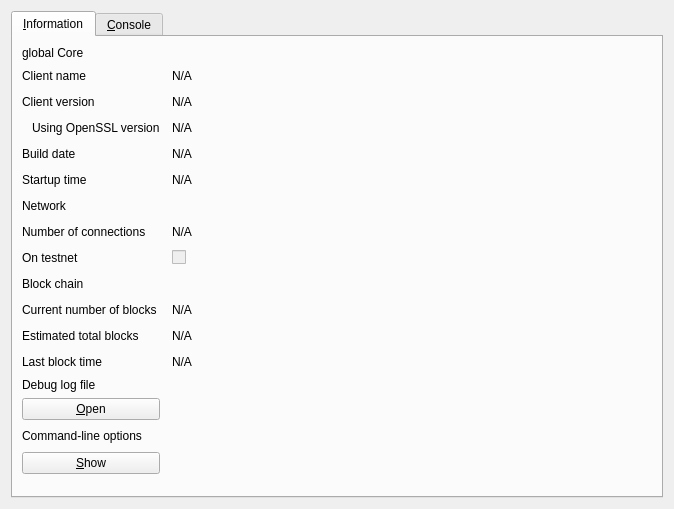
<?xml version="1.0" encoding="UTF-8"?>
<ui version="4.0">
 <class>RPCConsole</class>
 <widget class="QDialog" name="RPCConsole">
  <property name="geometry">
   <rect>
    <x>0</x>
    <y>0</y>
    <width>674</width>
    <height>509</height>
   </rect>
  </property>
  <property name="windowTitle">
   <string>global - Debug window</string>
  </property>
  <layout class="QVBoxLayout" name="verticalLayout_2">
   <item>
    <widget class="QTabWidget" name="tabWidget">
     <property name="currentIndex">
      <number>0</number>
     </property>
     <widget class="QWidget" name="tab_info">
      <attribute name="title">
       <string>&amp;Information</string>
      </attribute>
      <layout class="QGridLayout" name="gridLayout" columnstretch="0,1,0,0">
       <property name="horizontalSpacing">
        <number>12</number>
       </property>
       <item row="12" column="0">
        <widget class="QLabel" name="label_2">
         <property name="text">
          <string>Last block time</string>
         </property>
        </widget>
       </item>
       <item row="9" column="0">
        <widget class="QLabel" name="label_10">
         <property name="font">
          <font>
           <weight>50</weight>
           <bold>false</bold>
          </font>
         </property>
         <property name="text">
          <string>Block chain</string>
         </property>
        </widget>
       </item>
       <item row="8" column="1">
        <widget class="QCheckBox" name="isTestNet">
         <property name="enabled">
          <bool>false</bool>
         </property>
         <property name="text">
          <string/>
         </property>
        </widget>
       </item>
       <item row="11" column="1">
        <widget class="QLabel" name="totalBlocks">
         <property name="cursor">
          <cursorShape>IBeamCursor</cursorShape>
         </property>
         <property name="text">
          <string>N/A</string>
         </property>
         <property name="textFormat">
          <enum>Qt::PlainText</enum>
         </property>
         <property name="textInteractionFlags">
          <set>Qt::LinksAccessibleByMouse|Qt::TextSelectableByKeyboard|Qt::TextSelectableByMouse</set>
         </property>
        </widget>
       </item>
       <item row="10" column="0">
        <widget class="QLabel" name="label_3">
         <property name="text">
          <string>Current number of blocks</string>
         </property>
        </widget>
       </item>
       <item row="7" column="1">
        <widget class="QLabel" name="numberOfConnections">
         <property name="cursor">
          <cursorShape>IBeamCursor</cursorShape>
         </property>
         <property name="text">
          <string>N/A</string>
         </property>
         <property name="textFormat">
          <enum>Qt::PlainText</enum>
         </property>
         <property name="textInteractionFlags">
          <set>Qt::LinksAccessibleByMouse|Qt::TextSelectableByKeyboard|Qt::TextSelectableByMouse</set>
         </property>
        </widget>
       </item>
       <item row="7" column="0">
        <widget class="QLabel" name="label_7">
         <property name="text">
          <string>Number of connections</string>
         </property>
        </widget>
       </item>
       <item row="10" column="1">
        <widget class="QLabel" name="numberOfBlocks">
         <property name="cursor">
          <cursorShape>IBeamCursor</cursorShape>
         </property>
         <property name="text">
          <string>N/A</string>
         </property>
         <property name="textFormat">
          <enum>Qt::PlainText</enum>
         </property>
         <property name="textInteractionFlags">
          <set>Qt::LinksAccessibleByMouse|Qt::TextSelectableByKeyboard|Qt::TextSelectableByMouse</set>
         </property>
        </widget>
       </item>
       <item row="8" column="0">
        <widget class="QLabel" name="label_8">
         <property name="text">
          <string>On testnet</string>
         </property>
        </widget>
       </item>
       <item row="11" column="0">
        <widget class="QLabel" name="label_4">
         <property name="text">
          <string>Estimated total blocks</string>
         </property>
        </widget>
       </item>
       <item row="4" column="2">
        <spacer name="horizontalSpacer">
         <property name="orientation">
          <enum>Qt::Horizontal</enum>
         </property>
         <property name="sizeHint" stdset="0">
          <size>
           <width>40</width>
           <height>20</height>
          </size>
         </property>
        </spacer>
       </item>
       <item row="1" column="2">
        <spacer name="horizontalSpacer_2">
         <property name="orientation">
          <enum>Qt::Horizontal</enum>
         </property>
         <property name="sizeHint" stdset="0">
          <size>
           <width>40</width>
           <height>20</height>
          </size>
         </property>
        </spacer>
       </item>
       <item row="2" column="2">
        <spacer name="horizontalSpacer_3">
         <property name="orientation">
          <enum>Qt::Horizontal</enum>
         </property>
         <property name="sizeHint" stdset="0">
          <size>
           <width>40</width>
           <height>20</height>
          </size>
         </property>
        </spacer>
       </item>
       <item row="3" column="2">
        <spacer name="horizontalSpacer_4">
         <property name="orientation">
          <enum>Qt::Horizontal</enum>
         </property>
         <property name="sizeHint" stdset="0">
          <size>
           <width>40</width>
           <height>20</height>
          </size>
         </property>
        </spacer>
       </item>
       <item row="4" column="0">
        <widget class="QLabel" name="label_12">
         <property name="text">
          <string>Build date</string>
         </property>
        </widget>
       </item>
       <item row="3" column="1">
        <widget class="QLabel" name="openSSLVersion">
         <property name="cursor">
          <cursorShape>IBeamCursor</cursorShape>
         </property>
         <property name="text">
          <string>N/A</string>
         </property>
         <property name="textFormat">
          <enum>Qt::PlainText</enum>
         </property>
         <property name="textInteractionFlags">
          <set>Qt::LinksAccessibleByMouse|Qt::TextSelectableByKeyboard|Qt::TextSelectableByMouse</set>
         </property>
        </widget>
       </item>
       <item row="0" column="0">
        <widget class="QLabel" name="label_9">
         <property name="font">
          <font>
           <weight>50</weight>
           <bold>false</bold>
          </font>
         </property>
         <property name="text">
          <string>global Core</string>
         </property>
        </widget>
       </item>
       <item row="2" column="0">
        <widget class="QLabel" name="label_6">
         <property name="text">
          <string>Client version</string>
         </property>
        </widget>
       </item>
       <item row="1" column="0">
        <widget class="QLabel" name="label_5">
         <property name="text">
          <string>Client name</string>
         </property>
        </widget>
       </item>
       <item row="3" column="0">
        <widget class="QLabel" name="label_14">
         <property name="text">
          <string>Using OpenSSL version</string>
         </property>
         <property name="indent">
          <number>10</number>
         </property>
        </widget>
       </item>
       <item row="2" column="1">
        <widget class="QLabel" name="clientVersion">
         <property name="cursor">
          <cursorShape>IBeamCursor</cursorShape>
         </property>
         <property name="text">
          <string>N/A</string>
         </property>
         <property name="textFormat">
          <enum>Qt::PlainText</enum>
         </property>
         <property name="textInteractionFlags">
          <set>Qt::LinksAccessibleByMouse|Qt::TextSelectableByKeyboard|Qt::TextSelectableByMouse</set>
         </property>
        </widget>
       </item>
       <item row="1" column="1">
        <widget class="QLabel" name="clientName">
         <property name="cursor">
          <cursorShape>IBeamCursor</cursorShape>
         </property>
         <property name="text">
          <string>N/A</string>
         </property>
         <property name="textFormat">
          <enum>Qt::PlainText</enum>
         </property>
         <property name="textInteractionFlags">
          <set>Qt::LinksAccessibleByMouse|Qt::TextSelectableByKeyboard|Qt::TextSelectableByMouse</set>
         </property>
        </widget>
       </item>
       <item row="4" column="1">
        <widget class="QLabel" name="buildDate">
         <property name="cursor">
          <cursorShape>IBeamCursor</cursorShape>
         </property>
         <property name="text">
          <string>N/A</string>
         </property>
         <property name="textFormat">
          <enum>Qt::PlainText</enum>
         </property>
         <property name="textInteractionFlags">
          <set>Qt::LinksAccessibleByMouse|Qt::TextSelectableByKeyboard|Qt::TextSelectableByMouse</set>
         </property>
        </widget>
       </item>
       <item row="5" column="0">
        <widget class="QLabel" name="label_13">
         <property name="text">
          <string>Startup time</string>
         </property>
        </widget>
       </item>
       <item row="5" column="1">
        <widget class="QLabel" name="startupTime">
         <property name="cursor">
          <cursorShape>IBeamCursor</cursorShape>
         </property>
         <property name="text">
          <string>N/A</string>
         </property>
         <property name="textFormat">
          <enum>Qt::PlainText</enum>
         </property>
         <property name="textInteractionFlags">
          <set>Qt::LinksAccessibleByMouse|Qt::TextSelectableByKeyboard|Qt::TextSelectableByMouse</set>
         </property>
        </widget>
       </item>
       <item row="6" column="0">
        <widget class="QLabel" name="label_11">
         <property name="font">
          <font>
           <weight>50</weight>
           <bold>false</bold>
          </font>
         </property>
         <property name="text">
          <string>Network</string>
         </property>
        </widget>
       </item>
       <item row="6" column="2">
        <spacer name="horizontalSpacer_6">
         <property name="orientation">
          <enum>Qt::Horizontal</enum>
         </property>
         <property name="sizeHint" stdset="0">
          <size>
           <width>40</width>
           <height>20</height>
          </size>
         </property>
        </spacer>
       </item>
       <item row="5" column="2">
        <spacer name="horizontalSpacer_5">
         <property name="orientation">
          <enum>Qt::Horizontal</enum>
         </property>
         <property name="sizeHint" stdset="0">
          <size>
           <width>40</width>
           <height>20</height>
          </size>
         </property>
        </spacer>
       </item>
       <item row="12" column="1">
        <widget class="QLabel" name="lastBlockTime">
         <property name="cursor">
          <cursorShape>IBeamCursor</cursorShape>
         </property>
         <property name="text">
          <string>N/A</string>
         </property>
         <property name="textFormat">
          <enum>Qt::PlainText</enum>
         </property>
         <property name="textInteractionFlags">
          <set>Qt::LinksAccessibleByMouse|Qt::TextSelectableByKeyboard|Qt::TextSelectableByMouse</set>
         </property>
        </widget>
       </item>
       <item row="13" column="0">
        <spacer name="verticalSpacer_2">
         <property name="orientation">
          <enum>Qt::Vertical</enum>
         </property>
         <property name="sizeHint" stdset="0">
          <size>
           <width>20</width>
           <height>20</height>
          </size>
         </property>
        </spacer>
       </item>
       <item row="14" column="0">
        <widget class="QLabel" name="labelDebugLogfile">
         <property name="font">
          <font>
           <weight>50</weight>
           <bold>false</bold>
          </font>
         </property>
         <property name="text">
          <string>Debug log file</string>
         </property>
        </widget>
       </item>
       <item row="15" column="0">
        <widget class="QPushButton" name="openDebugLogfileButton">
         <property name="toolTip">
          <string>Open the global debug log file from the current data directory. This can take a few seconds for large log files.</string>
         </property>
         <property name="text">
          <string>&amp;Open</string>
         </property>
         <property name="autoDefault">
          <bool>false</bool>
         </property>
        </widget>
       </item>
       <item row="16" column="0">
        <widget class="QLabel" name="labelCLOptions">
         <property name="font">
          <font>
           <weight>50</weight>
           <bold>false</bold>
          </font>
         </property>
         <property name="text">
          <string>Command-line options</string>
         </property>
        </widget>
       </item>
       <item row="17" column="0">
        <widget class="QPushButton" name="showCLOptionsButton">
         <property name="toolTip">
          <string>Show the global-Qt help message to get a list with possible global command-line options.</string>
         </property>
         <property name="text">
          <string>&amp;Show</string>
         </property>
         <property name="autoDefault">
          <bool>false</bool>
         </property>
        </widget>
       </item>
       <item row="18" column="0">
        <spacer name="verticalSpacer">
         <property name="orientation">
          <enum>Qt::Vertical</enum>
         </property>
         <property name="sizeHint" stdset="0">
          <size>
           <width>20</width>
           <height>40</height>
          </size>
         </property>
        </spacer>
       </item>
       <item row="8" column="2">
        <spacer name="horizontalSpacer_8">
         <property name="orientation">
          <enum>Qt::Horizontal</enum>
         </property>
         <property name="sizeHint" stdset="0">
          <size>
           <width>40</width>
           <height>20</height>
          </size>
         </property>
        </spacer>
       </item>
       <item row="7" column="2">
        <spacer name="horizontalSpacer_7">
         <property name="orientation">
          <enum>Qt::Horizontal</enum>
         </property>
         <property name="sizeHint" stdset="0">
          <size>
           <width>40</width>
           <height>20</height>
          </size>
         </property>
        </spacer>
       </item>
       <item row="9" column="2">
        <spacer name="horizontalSpacer_9">
         <property name="orientation">
          <enum>Qt::Horizontal</enum>
         </property>
         <property name="sizeHint" stdset="0">
          <size>
           <width>40</width>
           <height>20</height>
          </size>
         </property>
        </spacer>
       </item>
       <item row="10" column="2">
        <spacer name="horizontalSpacer_10">
         <property name="orientation">
          <enum>Qt::Horizontal</enum>
         </property>
         <property name="sizeHint" stdset="0">
          <size>
           <width>40</width>
           <height>20</height>
          </size>
         </property>
        </spacer>
       </item>
       <item row="11" column="2">
        <spacer name="horizontalSpacer_11">
         <property name="orientation">
          <enum>Qt::Horizontal</enum>
         </property>
         <property name="sizeHint" stdset="0">
          <size>
           <width>40</width>
           <height>20</height>
          </size>
         </property>
        </spacer>
       </item>
       <item row="12" column="2">
        <spacer name="horizontalSpacer_12">
         <property name="orientation">
          <enum>Qt::Horizontal</enum>
         </property>
         <property name="sizeHint" stdset="0">
          <size>
           <width>40</width>
           <height>20</height>
          </size>
         </property>
        </spacer>
       </item>
       <item row="15" column="2">
        <spacer name="horizontalSpacer_13">
         <property name="orientation">
          <enum>Qt::Horizontal</enum>
         </property>
         <property name="sizeHint" stdset="0">
          <size>
           <width>40</width>
           <height>20</height>
          </size>
         </property>
        </spacer>
       </item>
       <item row="16" column="2">
        <spacer name="horizontalSpacer_14">
         <property name="orientation">
          <enum>Qt::Horizontal</enum>
         </property>
         <property name="sizeHint" stdset="0">
          <size>
           <width>40</width>
           <height>20</height>
          </size>
         </property>
        </spacer>
       </item>
       <item row="17" column="2">
        <spacer name="horizontalSpacer_15">
         <property name="orientation">
          <enum>Qt::Horizontal</enum>
         </property>
         <property name="sizeHint" stdset="0">
          <size>
           <width>40</width>
           <height>20</height>
          </size>
         </property>
        </spacer>
       </item>
       <item row="15" column="3" rowspan="3">
        <widget class="QLabel" name="label_15">
         <property name="text">
          <string/>
         </property>
         <property name="pixmap">
          <pixmap resource="../bitcoin.qrc">:/images/small_logo</pixmap>
         </property>
         <property name="scaledContents">
          <bool>false</bool>
         </property>
        </widget>
       </item>
      </layout>
     </widget>
     <widget class="QWidget" name="tab_console">
      <attribute name="title">
       <string>&amp;Console</string>
      </attribute>
      <layout class="QVBoxLayout" name="verticalLayout_3">
       <property name="spacing">
        <number>3</number>
       </property>
       <item>
        <widget class="QTextEdit" name="messagesWidget">
         <property name="minimumSize">
          <size>
           <width>0</width>
           <height>100</height>
          </size>
         </property>
         <property name="readOnly">
          <bool>true</bool>
         </property>
         <property name="tabKeyNavigation" stdset="0">
          <bool>false</bool>
         </property>
         <property name="columnCount" stdset="0">
          <number>2</number>
         </property>
        </widget>
       </item>
       <item>
        <layout class="QHBoxLayout" name="horizontalLayout">
         <property name="spacing">
          <number>3</number>
         </property>
         <item>
          <widget class="QLabel" name="label">
           <property name="text">
            <string notr="true">&gt;</string>
           </property>
          </widget>
         </item>
         <item>
          <widget class="QLineEdit" name="lineEdit"/>
         </item>
         <item>
          <widget class="QPushButton" name="clearButton">
           <property name="maximumSize">
            <size>
             <width>24</width>
             <height>24</height>
            </size>
           </property>
           <property name="toolTip">
            <string>Clear console</string>
           </property>
           <property name="text">
            <string/>
           </property>
           <property name="icon">
            <iconset resource="../bitcoin.qrc">
             <normaloff>:/icons/remove</normaloff>:/icons/remove</iconset>
           </property>
           <property name="shortcut">
            <string notr="true">Ctrl+L</string>
           </property>
           <property name="autoDefault">
            <bool>false</bool>
           </property>
          </widget>
         </item>
        </layout>
       </item>
      </layout>
     </widget>
    </widget>
   </item>
  </layout>
 </widget>
 <resources>
  <include location="../bitcoin.qrc"/>
 </resources>
 <connections/>
</ui>
